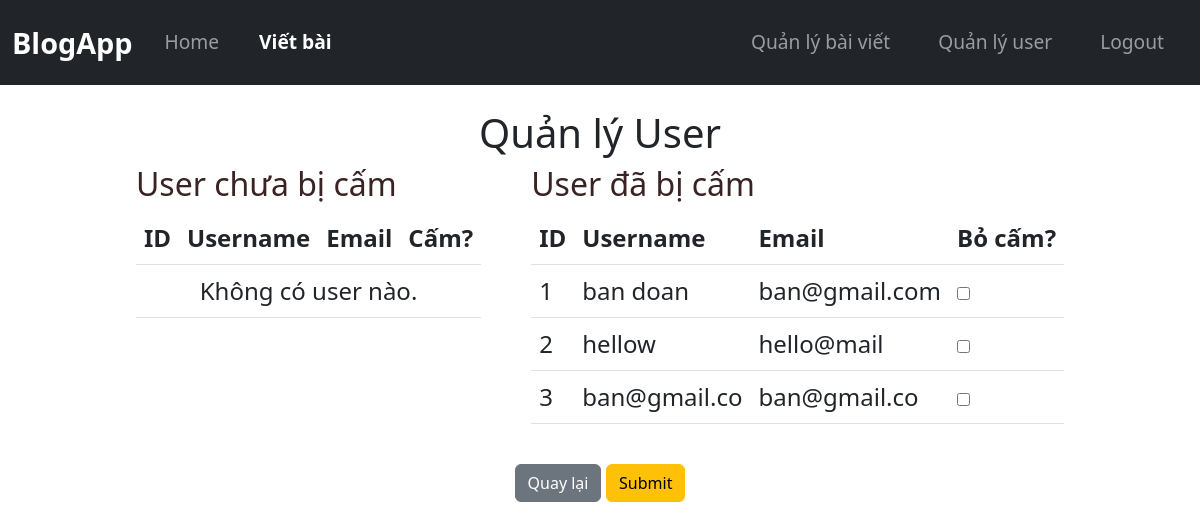
Screenshot of /admin/users (signed in) with the database file from the repository.
### tables this page shows
CREATE TABLE users (
            id INTEGER PRIMARY KEY AUTOINCREMENT,
            username TEXT UNIQUE NOT NULL,
            email TEXT UNIQUE NOT NULL,
            password TEXT NOT NULL
        , is_admin INTEGER DEFAULT 0, is_ban INTEGER DEFAULT 0);

### app/routes_account.py (the view)
@user_bp.route("/admin/users",methods = ["POST","GET"])
@login_required
def admin_users():
    if not current_user.is_authenticated or not current_user.is_admin:
        flash("Bạn không có quyền truy cập!", "danger")
        return redirect(url_for("post_bp.home"))
    db = get_db()
    users_is_not_ban = db.execute("SELECT id, username, email FROM users WHERE is_admin = 0 and is_ban = 0").fetchall()
    users_is_ban = db.execute("SELECT id, username, email FROM users WHERE is_admin = 0 and is_ban = 1").fetchall()
    for i in users_is_ban:
        print(dict(i))
    return render_template("admin_users.html", users_is_not_ban = users_is_not_ban,users_is_ban = users_is_ban)

### app/__init__.py (called while the page is built)
def create_app():
    app = Flask(__name__)
    app.config["SECRET_KEY"] = "dev"
    app.teardown_appcontext(close_db)
    login_manager = LoginManager()
    login_manager.init_app(app)
    @login_manager.user_loader
    def load_user(user_id):
        user =  get_user_by_id(user_id)
        return User(user['id'],user['username'],user['email'],user['is_admin'],user['is_ban'])
    from app.routes_account import user_bp
    from app.routes_post import post_bp
    app.register_blueprint(post_bp)
    app.register_blueprint(user_bp)
    return app

### app/db.py (called while the page is built)
def get_db():
    if "db" not in g:
        g.db = sqlite3.connect(DATABASE)
        g.db.row_factory = sqlite3.Row  # Trả về dict thay vì tuple
    return g.db

def get_user_by_id(id):
    db = get_db()
    user = db.execute("SELECT * FROM users WHERE id = ?", (id,)).fetchone()
    return dict(user) if user != None else None

### app/templates/admin_users.html (shortened to what this page needs)
{% extends "base.html" %}
{% block content %}
    <div class="container" style="align-items: center;">
        <h1 style="text-align: center;">Quản lý User</h1>
        <form action="{{url_for('user_bp.toggle_ban')}}" method="POST">
            <div class="container_ad_usr">
                <div class="ql_usr_left">
                    <h2>User chưa bị cấm</h2>
                    <table class="table">
                        <thead>
                            <tr>
                                <th>ID</th>
                                <th>Username</th>
                                <th>Email</th>
                                <th>Cấm?</th>
                            </tr>
                        </thead>
                        <tbody>
                            {% for user in users_is_not_ban %}
                            <tr>
                                <td name = "user_id" >{{ user.id }}</td>
                                <td>{{ user.username }}</td>
                                <td>{{ user.email }}</td>
                                <td>
                                    <input type="checkbox" name = "ban_user" class="toggle-ban" value="{{ user.id }}">
                                </td>
                            {% else %}
                            <tr>
                                <td colspan="4" class="text-center">Không có user nào.</td>
                            </tr>
                            {% endfor %}
                        </tbody>
                    </table>
                </div>
                <div class = "ql_usr_right">
                    <h2>User đã bị cấm</h2>
                    <table class="table">
                        <thead>
                            <tr>
                                <th>ID</th>
                                <th>Username</th>
                                <th>Email</th>
                                <th>Bỏ cấm?</th>
                            </tr>
                        </thead>
                        <tbody>
                            {% for user in users_is_ban %}
                            <tr>
                                <td>{{ user.id }}</td>
                                <td>{{ user.username }}</td>
                                <td>{{ user.email }}</td>
                                <td>
                                    <input type="checkbox" name = "un_ban_user" class="toggle-ban" value="{{ user.id }}">
                                </td>
                            {% else %}
                            <tr>
                                <td colspan="4" class="text-center">Không có user nào.</td>
                            </tr>
                            {% endfor %}
                        </tbody>
                    </table>
                </div>
            </div>
            <div class="text-center mt-4">
                <a href="{{ url_for('post_bp.home') }}" class="btn btn-secondary" style="justify-content:center;align-items: center;">Quay lại</a>
                <button type="submit" class="btn btn-warning">
                    Submit
                </button>
        </div>
        </form>
{% endblock %}

### app/static/css/style.css (style rules this page uses)
body { font-size: 1.1rem; }
.container { max-width: 1200px; }
.container_ad_usr { flex: 1; display: flex; gap : 50px; align-items: stretch; justify-content: center; font-size: 24px; color: rgb(57, 35, 35); }

### rows the page displays
users: id "1", username "ban doan", email "ban@gmail.com"
users: id "2", username "hellow", email "hello@mail"
users: id "3", username "ban@gmail.co", email "ban@gmail.co"
